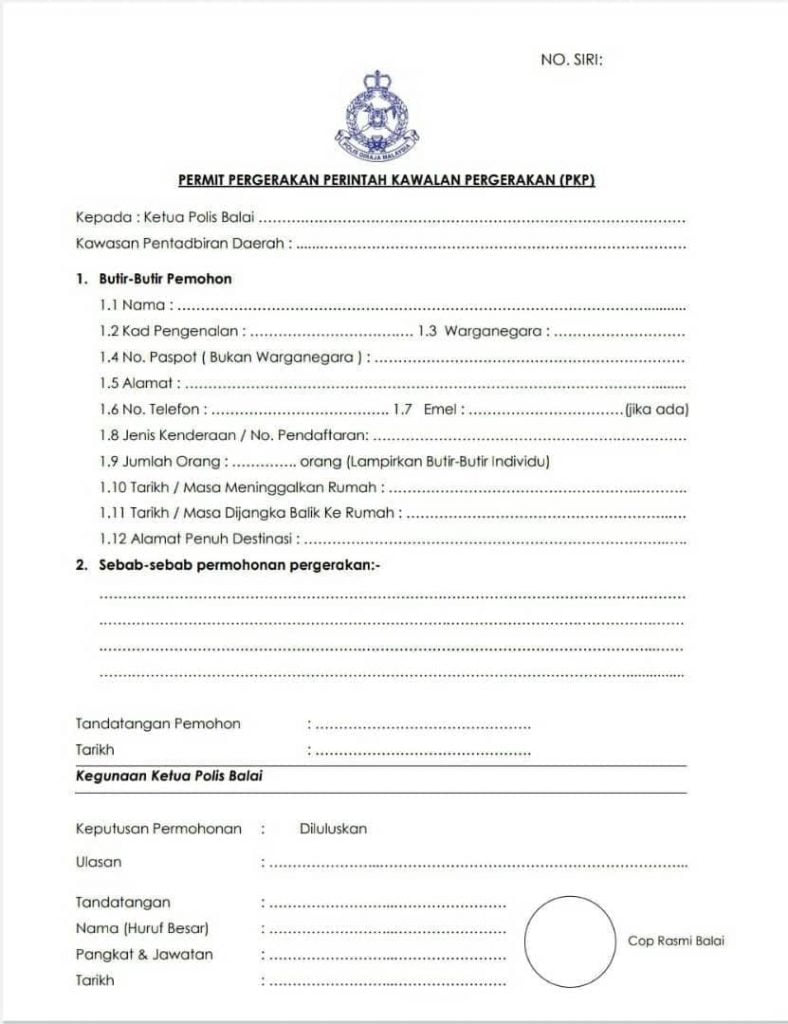
#> input picture Borang.png, 788 x 1024 px
$ python testt.py
#> lines starting #> are read from the running program, lines starting #| are printed output that depends on the picture
import cv2
import numpy as np
import pytesseract
import os

# C:\Program Files\Tesseract-OCR

per = 25

roi = [[(262, 194), (688, 218), 'text', 'kpb'],
       [(300, 228), (686, 242), 'text', 'kpd'],
       [(178, 290), (682, 304), 'text', 'nama'],
       [(254, 314), (412, 332), 'text', 'kp'],
       [(556, 314), (684, 332), 'text', 'warganegara'],
       [(378, 340), (686, 358), 'text', 'nopassport'],
       [(188, 368), (686, 386), 'text', 'alamat'],
       [(214, 394), (388, 410), 'text', 'notel'],
       [(468, 392), (620, 412), 'text', 'emel'],
       [(376, 420), (686, 438), 'text', 'jenisK'],
       [(234, 446), (294, 462), 'text', 'jumlahorg'],
       [(392, 472), (686, 488), 'text', 'tarikhMR'],
       [(408, 496), (686, 514), 'text', 'tarikhBR'],
       [(310, 524), (688, 538), 'text', 'alamatDes'],
       [(102, 574), (682, 594), 'text', 'sebabPP']]

pytesseract.pytesseract.tesseract_cmd = 'C:\\Program Files\\Tesseract-OCR\\tesseract.exe'

imgQ = cv2.imread('Borang.png')
#> imgQ is the input picture: shape (1024, 788, 3); mean B, G, R 245.9, 246.5, 246.3
h, w, c = imgQ.shape
#> h = 1024; w = 788; c = 3
# imgQ = cv2.resize(imgQ, (w // 2, h // 2))

# create detector (ORB) - free to use
orb = cv2.ORB_create(1050)
kp1, des1 = orb.detectAndCompute(imgQ, None)
#> kp1 = 1050 keypoints; strongest (x, y, size): (272, 565, 31), (254, 565, 31), (129, 566, 31), (237, 565, 31)
# imgKp1 = cv2.drawKeypoints(imgQ, kp1, None)

path = 'UserForms'
myPicList = os.listdir(path)
print(myPicList)
for j, y in enumerate(myPicList):
    img = cv2.imread(path + "/" + y)
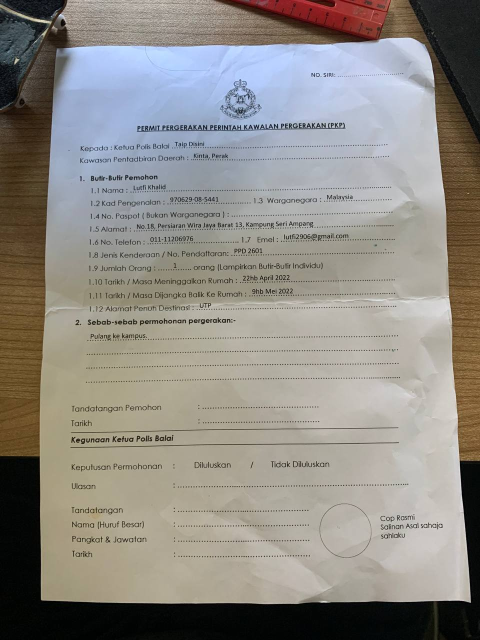
#> input picture UserForms/BorangTest.jpg, 960 x 1280 px (shown at 1/2 size)
#> img is the input picture: shape (1280, 960, 3); mean B, G, R 132.8, 138.8, 142.5
    # img = cv2.resize(img, (w // 2, h // 2))
    # cv2.imshow(y, img)
    kp2, des2 = orb.detectAndCompute(img, None)
#> kp2 = 1050 keypoints; strongest (x, y, size): (429, 642, 31), (381, 642, 31), (448, 642, 37.2), (340, 643, 31)
    bf = cv2.BFMatcher(cv2.NORM_HAMMING)
    matches = bf.match(des2, des1)
#> matches = 1050 matches
    good = matches[:int(len(matches) * (per / 100))]
#> good = 262 matches
    imgMatch = cv2.drawMatches(img, kp2, imgQ, kp1, good[:100], None, flags=2)
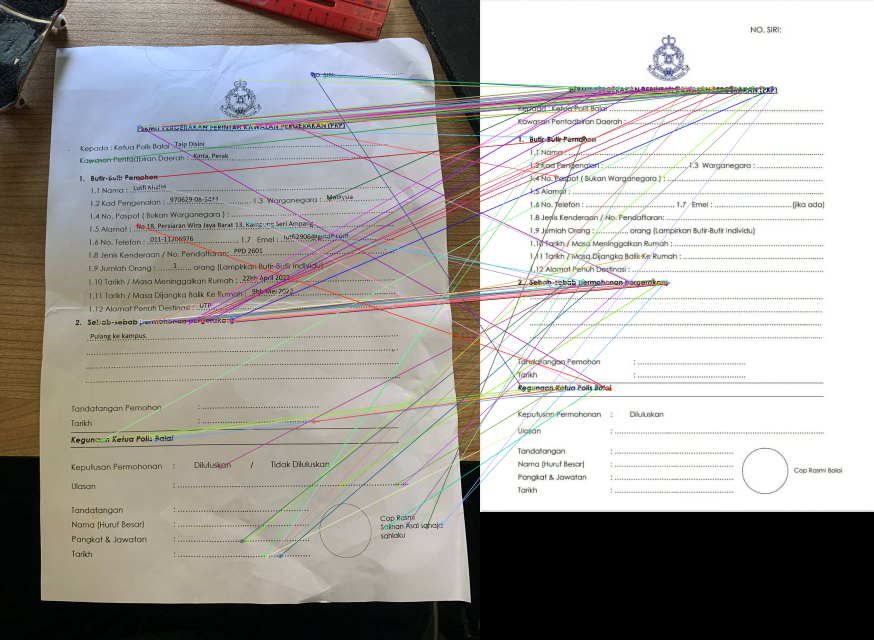
#> imgMatch: shape (1280, 1748, 3) (shown at 1/2 size); mean B, G, R 159.5, 162.7, 165.4

    # cv2.imshow(y, imgMatch)

    srcPoints = np.float32([kp2[m.queryIdx].pt for m in good]).reshape(-1, 1, 2)
#> srcPoints = 262 rows, first 8: [527, 448], [378, 640], [300, 253], [334, 252], [421, 251], [636, 247], [644, 247], [674, 247]
    dstPoints = np.float32([kp1[m.trainIdx].pt for m in good]).reshape(-1, 1, 2)
#> dstPoints = 262 rows, first 8: [197.1, 770.4], [139.2, 568.8], [302.4, 175.7], [190, 175], [445.2, 175.2], [303, 176], [547, 176], [277, 176]

    M, _ = cv2.findHomography(srcPoints, dstPoints, cv2.RANSAC, 5.0)
#> M = [[0.842, -0.678, 94.86], [0.00229, 0.15, 112], [-9.97e-06, -0.00055, 1]]
    imgScan = cv2.warpPerspective(img, M, (w, h))
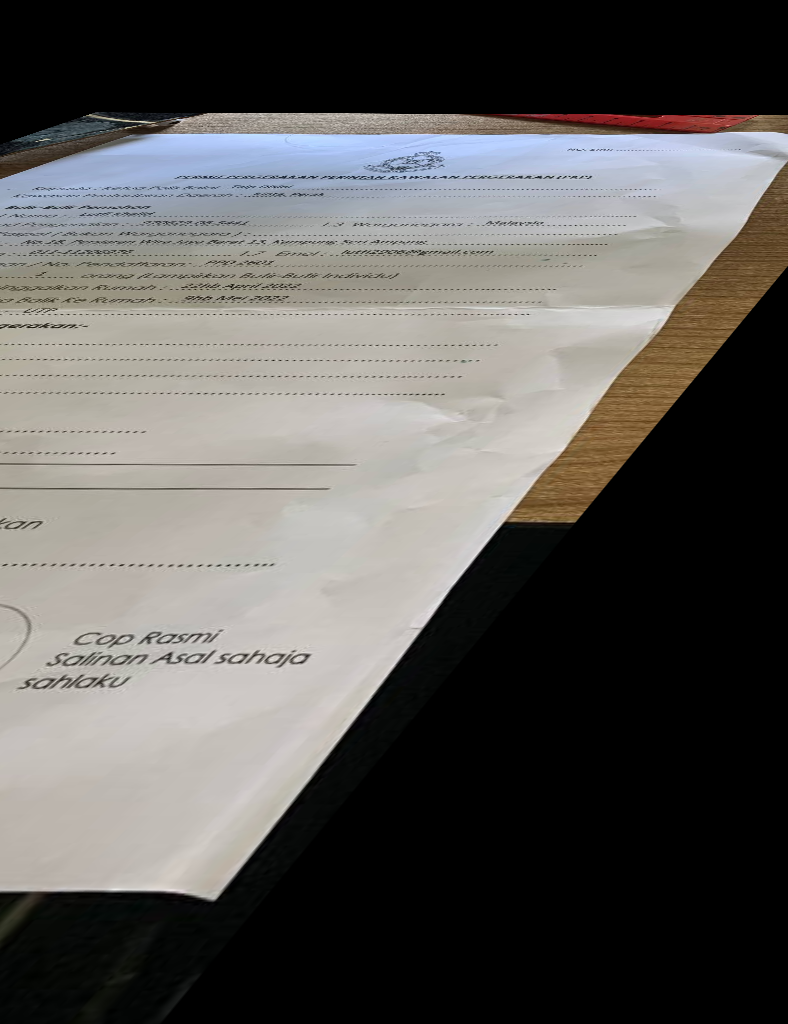
#> imgScan: shape (1024, 788, 3); mean B, G, R 88.2, 90.8, 92.7

    # cv2.imshow(y, imgScan)
    imgShow = imgScan.copy()
    imgMask = np.zeros_like(imgShow)

    # myData = []

    print(f'################## Extracting Data from Form {j} ##################')

    for x, r in enumerate(roi):
        cv2.rectangle(imgMask, ((r[0][0]), r[0][1]), ((r[1][0]), r[1][1]), (0, 255, 0), cv2.FILLED)
        imgShow = cv2.addWeighted(imgShow, 0.99, imgMask, 0.1, 0)

        imgCrop = imgScan[r[0][1]:r[1][1], r[0][0]:r[1][0]]
        cv2.imshow(str(x), imgCrop)
#> this loop made 15 passes
#> pass 1, `imgCrop = imgScan[r[0][1]:r[1][1], r[0][0]:r[1][0]]`:
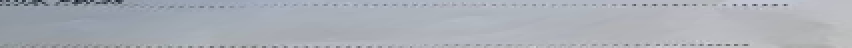
#> imgCrop: shape (24, 426, 3) (shown 2 times larger); mean B, G, R 181.6, 174, 169.3
#> pass 3, `imgShow = cv2.addWeighted(imgShow, 0.99, imgMask, 0.1, 0)`:
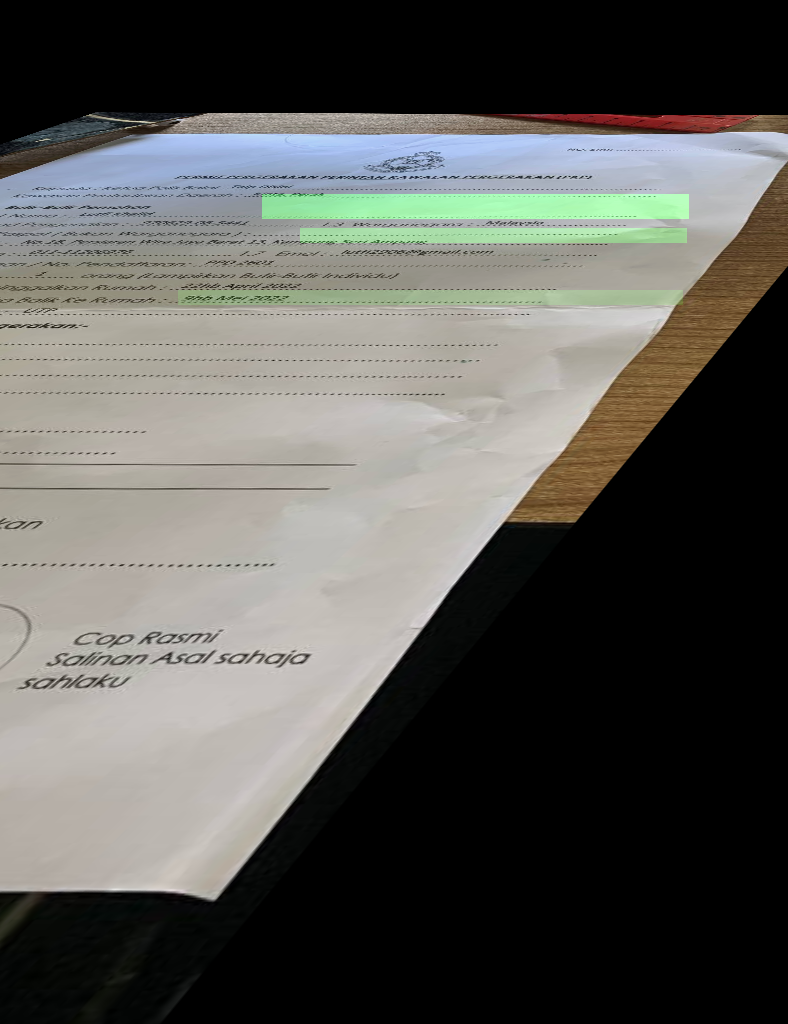
#> imgShow: shape (1024, 788, 3); mean B, G, R 85.4, 89.5, 89.8
#> after the loop:
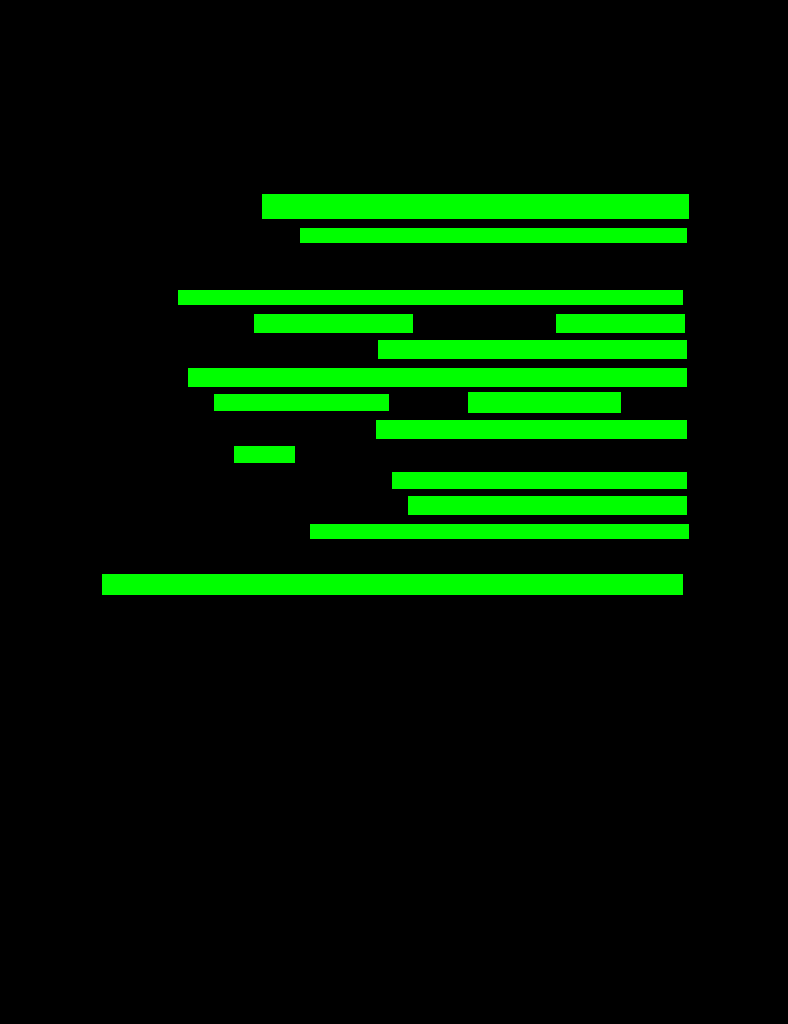
#> imgMask: shape (1024, 788, 3); mean B, G, R 0, 27.2, 0
#> after the loop:
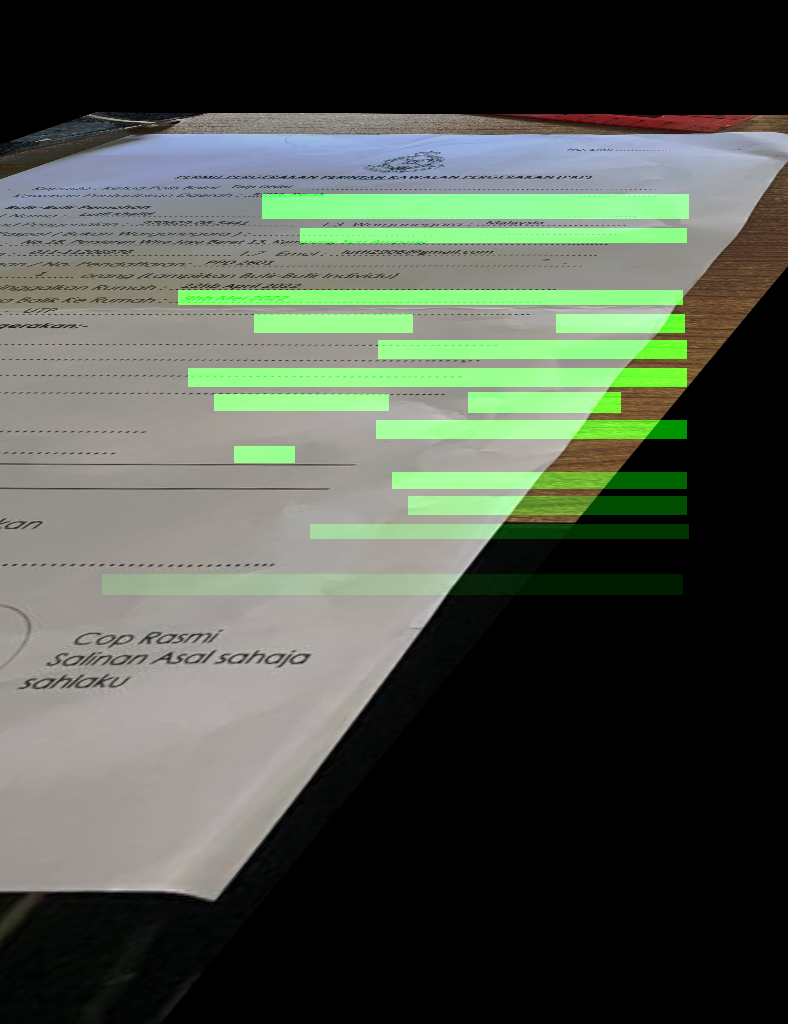
#> imgShow: shape (1024, 788, 3); mean B, G, R 75.3, 86.7, 78.9

imgShow = cv2.resize(imgShow, (w // 2, h // 2))
#> imgShow: shape (512, 394, 3)
cv2.imshow(y + "2", imgShow)
cv2.waitKey(0)
